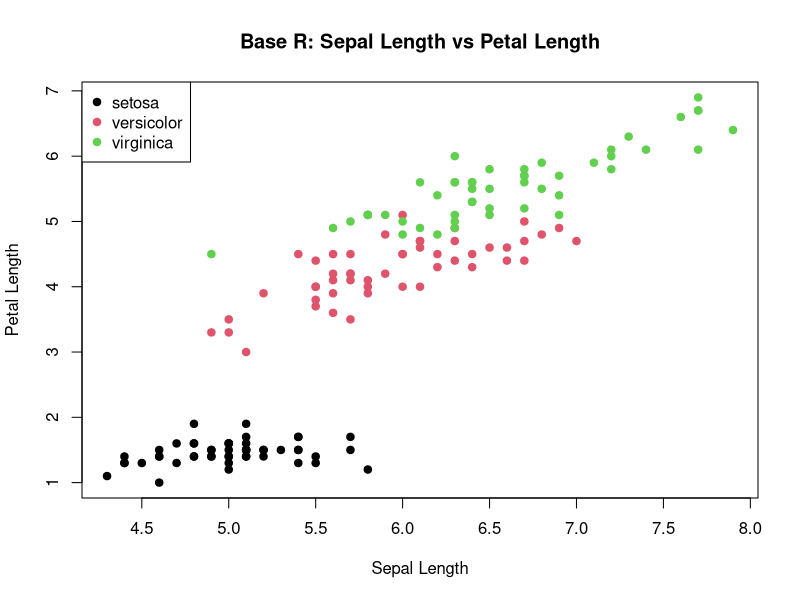
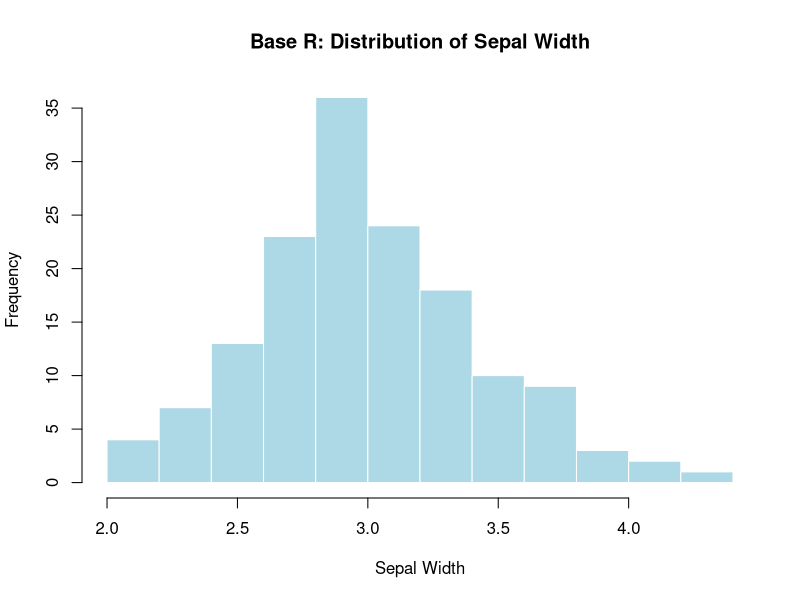
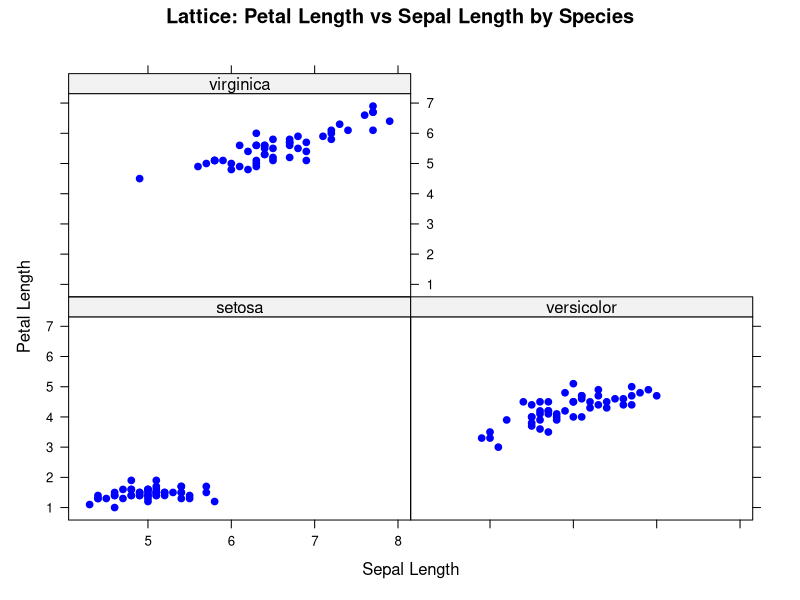
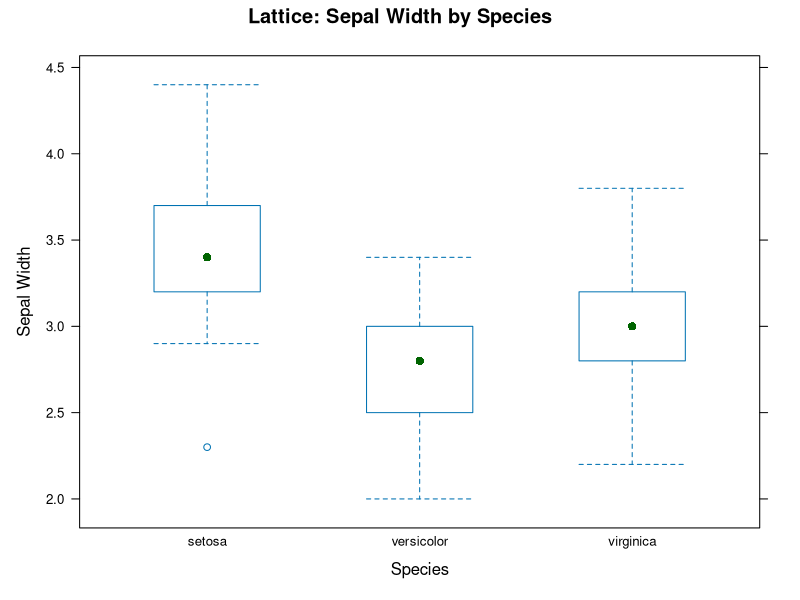
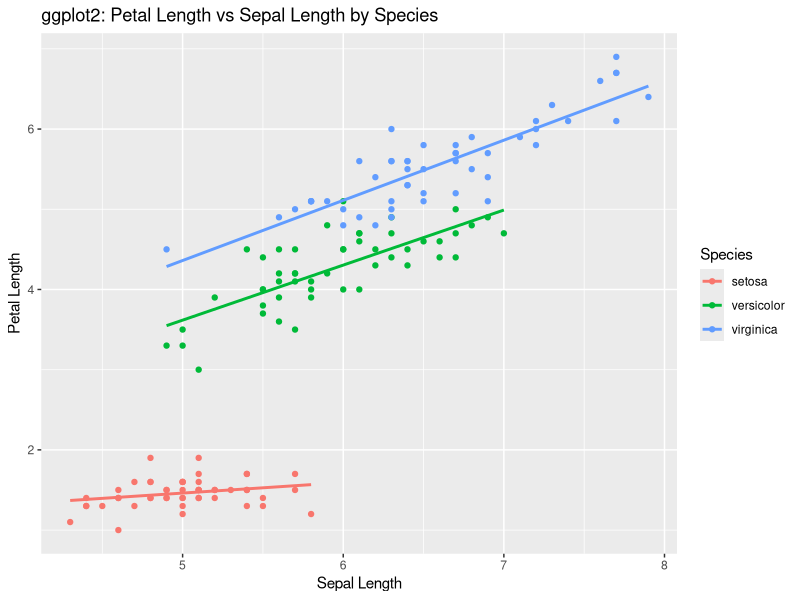
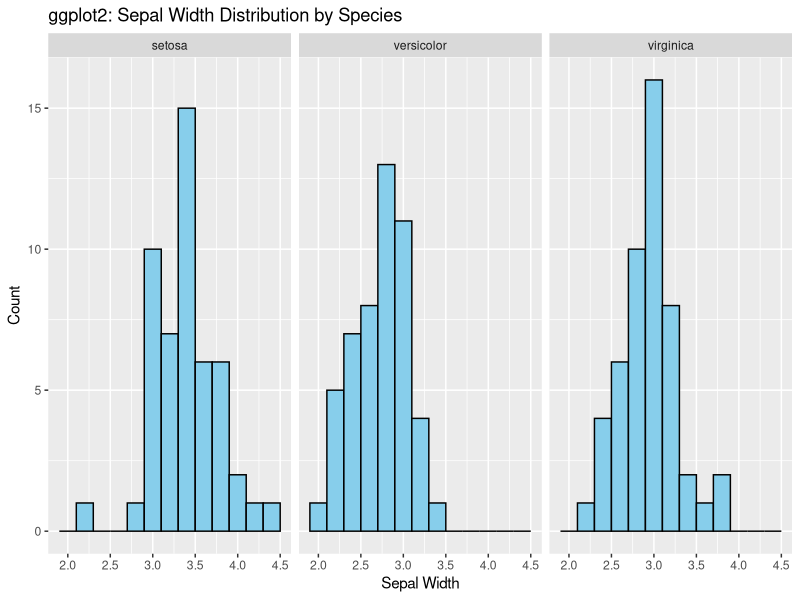

Write the R code that produced these figures, in order.
# Assignment 9
# Comparing Base R, Lattice, and ggplot2 using iris dataset

# Load dataset
data("iris")
head(iris)
str(iris)

# -------------------------
# Base R Graphics
# -------------------------

# Scatter plot
plot(iris$Sepal.Length, iris$Petal.Length,
     main = "Base R: Sepal Length vs Petal Length",
     xlab = "Sepal Length",
     ylab = "Petal Length",
     col  = as.numeric(iris$Species),
     pch  = 19)

legend("topleft",
       legend = levels(iris$Species),
       col = 1:3,
       pch = 19)

# Histogram
hist(iris$Sepal.Width,
     main = "Base R: Distribution of Sepal Width",
     xlab = "Sepal Width",
     col  = "lightblue",
     border = "white")

# -------------------------
# Lattice Graphics
# -------------------------
library(lattice)

# Conditioned scatter plot
xyplot(Petal.Length ~ Sepal.Length | Species,
       data = iris,
       main = "Lattice: Petal Length vs Sepal Length by Species",
       xlab = "Sepal Length",
       ylab = "Petal Length",
       col = "blue",
       pch = 19)

# Box plot
bwplot(Sepal.Width ~ Species,
       data = iris,
       main = "Lattice: Sepal Width by Species",
       xlab = "Species",
       ylab = "Sepal Width",
       col = "darkgreen")

# -------------------------
# ggplot2 Graphics
# -------------------------
install.packages("ggplot2")
library(ggplot2)

# Scatter plot with smoothing
ggplot(iris, aes(x = Sepal.Length, y = Petal.Length, color = Species)) +
  geom_point() +
  geom_smooth(method = "lm", se = FALSE) +
  labs(title = "ggplot2: Petal Length vs Sepal Length by Species",
       x = "Sepal Length",
       y = "Petal Length")

# Faceted histogram
ggplot(iris, aes(x = Sepal.Width)) +
  geom_histogram(binwidth = 0.2, fill = "skyblue", color = "black") +
  facet_wrap(~ Species) +
  labs(title = "ggplot2: Sepal Width Distribution by Species",
       x = "Sepal Width",
       y = "Count")
